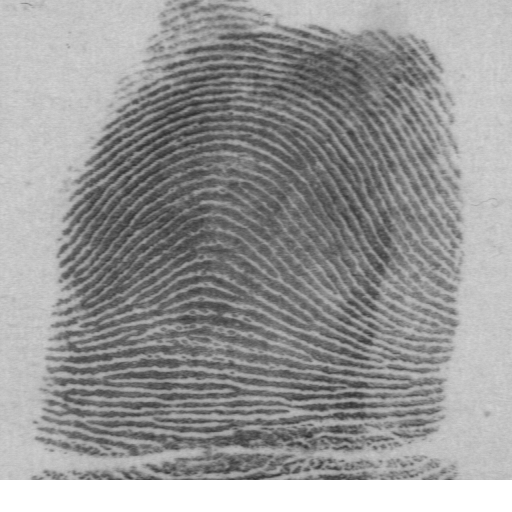
#> input picture NISTSpecialDatabase4GrayScaleImagesofFIGS/sd04/png_txt/full-data/f0099_02.png, 512 x 512 px
$ python -i KNN.py   (imports and definitions only)
#> lines starting #> are read from the running program, lines starting #| are printed output that depends on the picture; after the words box and inside, x2 and y2 are one past the last pixel; in counts of white or black regions, pixels touching at a corner belong together
import numpy as np
import cv2
import glob

from sklearn.model_selection import train_test_split
from sklearn.neighbors import KNeighborsClassifier
from sklearn.metrics import accuracy_score, classification_report
import matplotlib.pyplot as plt
from tabulate import tabulate
import os
import random

def preprocess_image(image_path):
    img = cv2.imread(image_path, cv2.IMREAD_GRAYSCALE)
#> img is the input picture: shape (512, 512); min 45, max 255, mean 151.8
    equalized = cv2.equalizeHist(img)
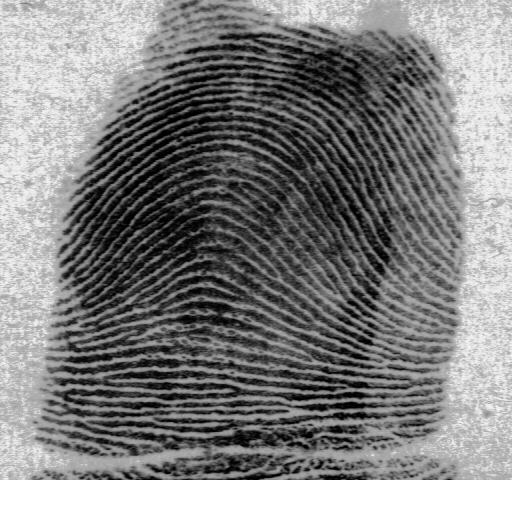
#> equalized: shape (512, 512); min 0, max 255, mean 129.1
    return cv2.adaptiveThreshold(equalized, 255, cv2.ADAPTIVE_THRESH_GAUSSIAN_C, cv2.THRESH_BINARY, 11, 2)
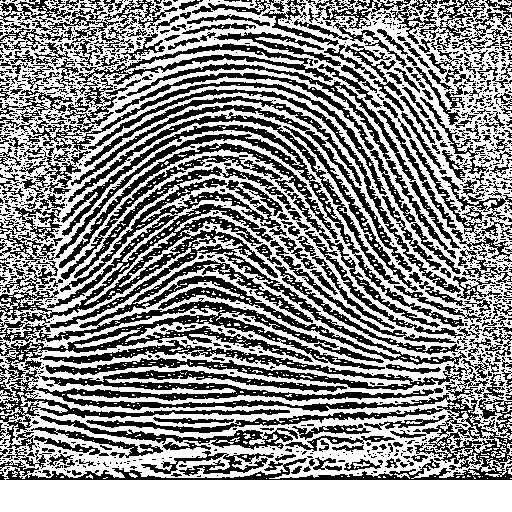
#> returned value: shape (512, 512); 55.1% white; 1233 black regions (928 under 20 px), largest, box (x1, y1, x2, y2) and area: (0, 166, 467, 384) 22569, (0, 359, 512, 480) 15995, (0, 125, 464, 327) 5016

def detect_minutiae(image_path, display=False):
    preprocessed_image = preprocess_image(image_path)
    dst = cv2.cornerHarris(preprocessed_image, blockSize=2, ksize=3, k=0.04)
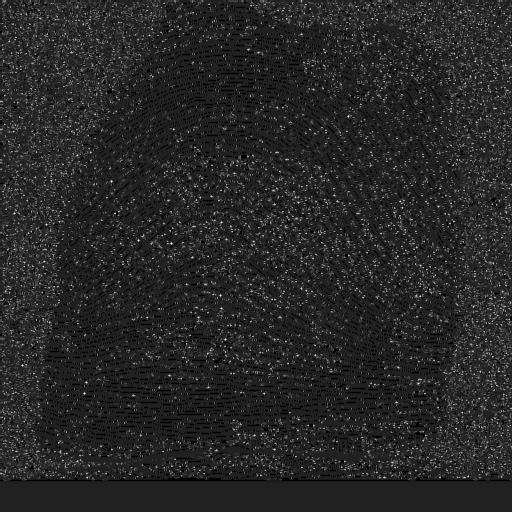
#> dst: shape (512, 512) float32; min -0.04, max 0.266, mean 0.00744; drawn with min black and max white
    dst = cv2.dilate(dst, None)
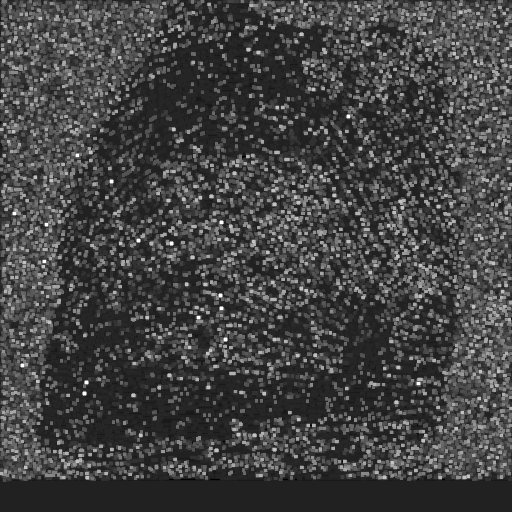
#> dst: shape (512, 512) float32; min -0.04, max 0.266, mean 0.0407; drawn with min black and max white
    ret, dst = cv2.threshold(dst, 0.01 * dst.max(), 255, 0)
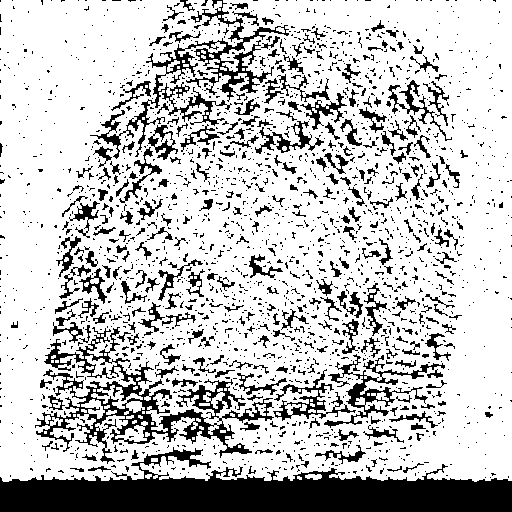
#> dst: shape (512, 512) float32; 77.2% white; 2111 black regions (1802 under 20 px), largest, box (x1, y1, x2, y2) and area: (0, 447, 512, 512) 17835, (35, 327, 274, 464) 6610, (90, 0, 289, 159) 4132
#> ret = 0.00266
    dst = np.uint8(dst)

    criteria = (cv2.TERM_CRITERIA_EPS + cv2.TERM_CRITERIA_MAX_ITER, 100, 0.001)
    keypoints = cv2.goodFeaturesToTrack(dst, maxCorners=150, qualityLevel=0.01, minDistance=10, blockSize=3, useHarrisDetector=True)
#> keypoints = 150 rows, first 8: [55, 226], [489, 407], [48, 71], [396, 298], [405, 273], [287, 94], [307, 225], [239, 446]

    if display:
        display_image = preprocessed_image.copy()
        for keypoint in keypoints:
            x, y = keypoint.ravel()
            cv2.circle(display_image, (x, y), 3, 255, -1)
        plt.imshow(display_image)
        plt.show()

    return keypoints

# [172 lines left out: functions extract_features, train_knn_classifier, evaluate_knn_classifier, compare_fingerprints, main, not called in this run]

# [2 lines not run here, left out]

>>> result = detect_minutiae('NISTSpecialDatabase4GrayScaleImagesofFIGS/sd04/png_txt/full-data/f0099_02.png')
#> result has the same summary as keypoints in detect_minutiae

$ run again, on NISTSpecialDatabase4GrayScaleImagesofFIGS/sd04/png_txt/full-data/f0231_03.png
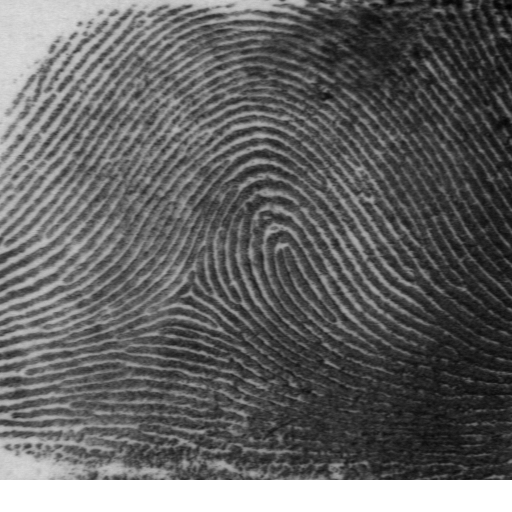
#> input picture NISTSpecialDatabase4GrayScaleImagesofFIGS/sd04/png_txt/full-data/f0231_03.png, 512 x 512 px
#> in preprocess_image, img is the input picture: shape (512, 512); min 1, max 255, mean 99.3
#> in preprocess_image, `return cv2.adaptiveThreshold(equalized, 255, cv2.ADAPTIVE_THRESH_GAUSS..`:
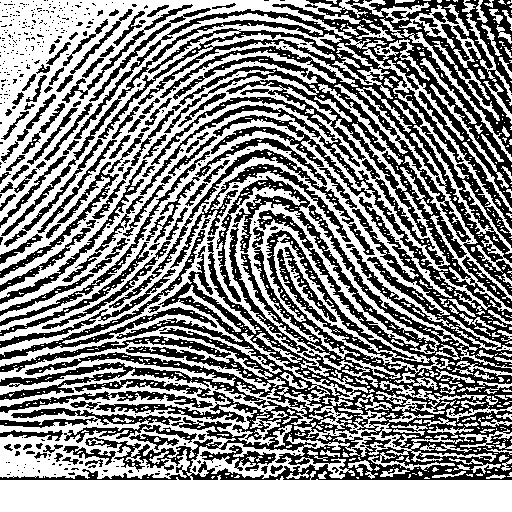
#> returned value: shape (512, 512); 54.2% white; 493 black regions (367 under 20 px), largest, box (x1, y1, x2, y2) and area: (0, 0, 512, 480) 81498, (0, 230, 217, 360) 2036, (109, 149, 375, 308) 1939
#> in detect_minutiae, `ret, dst = cv2.threshold(dst, 0.01 * dst.max(), 255, 0)`:
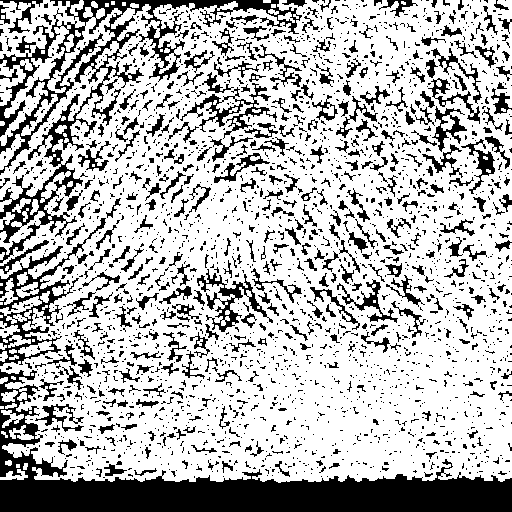
#> dst: shape (512, 512) float32; 72.1% white; 2372 black regions (1937 under 20 px), largest, box (x1, y1, x2, y2) and area: (0, 369, 512, 512) 19129, (0, 0, 302, 263) 10853, (0, 218, 106, 366) 2614
#> ret = 0.00266
#> keypoints = 150 rows, first 8: [474, 161], [86, 230], [196, 87], [146, 336], [7, 88], [13, 11], [30, 412], [32, 374]
#> result has the same summary as keypoints in detect_minutiae

$ run again, on NISTSpecialDatabase4GrayScaleImagesofFIGS/sd04/png_txt/full-data/f0250_10.png
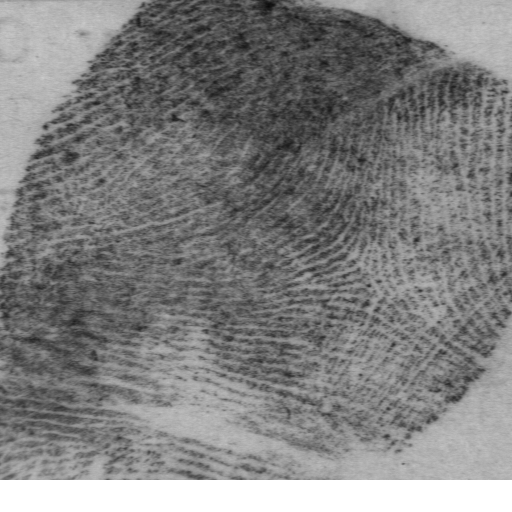
#> input picture NISTSpecialDatabase4GrayScaleImagesofFIGS/sd04/png_txt/full-data/f0250_10.png, 512 x 512 px
#> in preprocess_image, img is the input picture: shape (512, 512); min 10, max 255, mean 127.7
#> in preprocess_image, `return cv2.adaptiveThreshold(equalized, 255, cv2.ADAPTIVE_THRESH_GAUSS..`:
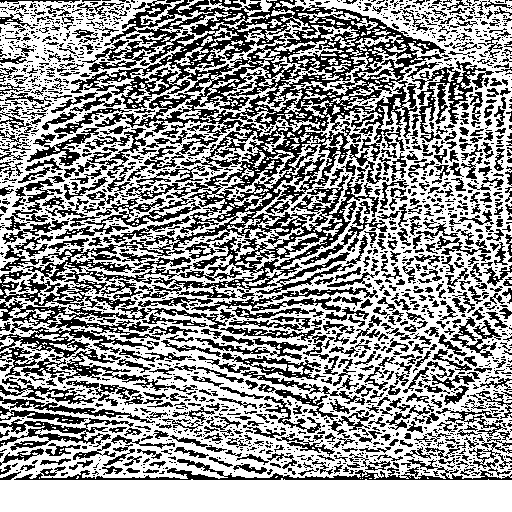
#> returned value: shape (512, 512); 58.5% white; black in thin lines or dots
#> in detect_minutiae, `ret, dst = cv2.threshold(dst, 0.01 * dst.max(), 255, 0)`:
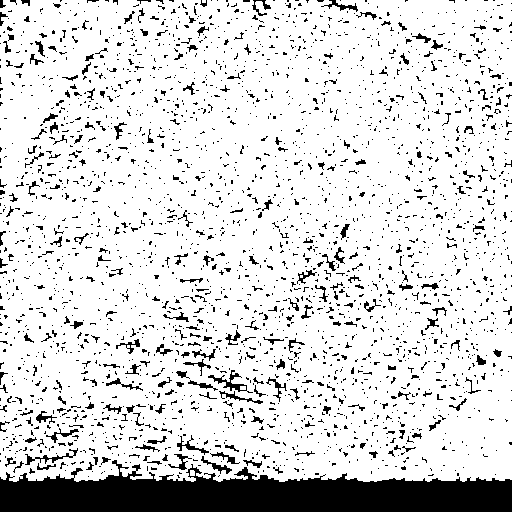
#> dst: shape (512, 512) float32; 85.7% white; 2711 black regions (2471 under 20 px), largest, box (x1, y1, x2, y2) and area: (0, 460, 512, 512) 17145, (208, 370, 253, 393) 240, (25, 448, 78, 465) 187
#> ret = 0.00266
#> keypoints = 150 rows, first 8: [397, 338], [326, 278], [19, 368], [4, 350], [288, 325], [435, 294], [107, 418], [133, 12]
#> result has the same summary as keypoints in detect_minutiae

$ run again, on NISTSpecialDatabase4GrayScaleImagesofFIGS/sd04/png_txt/full-data/f0271_04.png
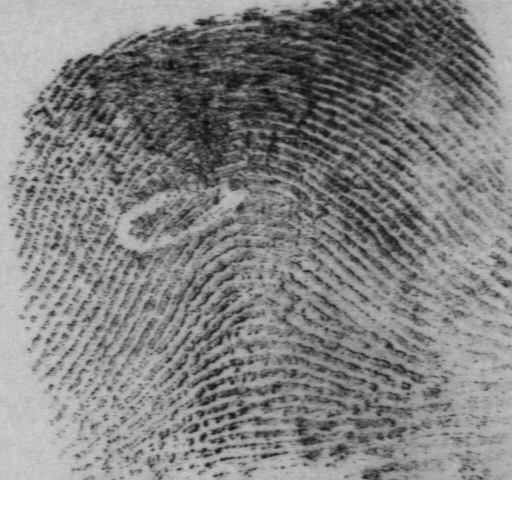
#> input picture NISTSpecialDatabase4GrayScaleImagesofFIGS/sd04/png_txt/full-data/f0271_04.png, 512 x 512 px
#> in preprocess_image, img is the input picture: shape (512, 512); min 11, max 255, mean 136.4
#> in preprocess_image, `return cv2.adaptiveThreshold(equalized, 255, cv2.ADAPTIVE_THRESH_GAUSS..`:
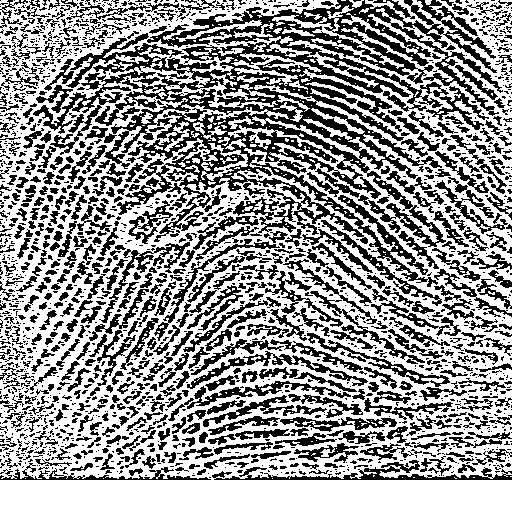
#> returned value: shape (512, 512); 59% white; 1950 black regions (1343 under 20 px), largest, box (x1, y1, x2, y2) and area: (33, 0, 503, 287) 39059, (212, 460, 512, 480) 1607, (187, 351, 368, 389) 1084
#> in detect_minutiae, `ret, dst = cv2.threshold(dst, 0.01 * dst.max(), 255, 0)`:
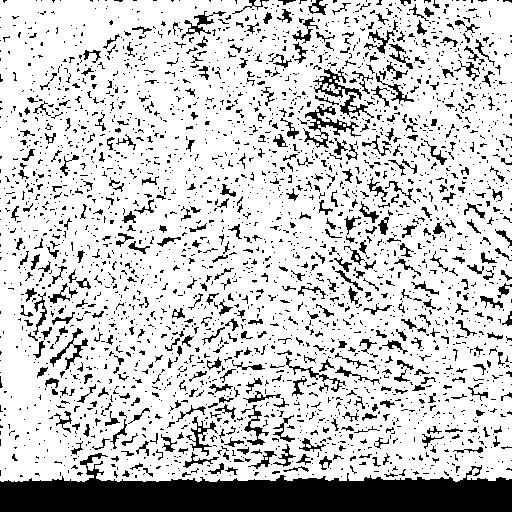
#> dst: shape (512, 512) float32; 80% white; 2927 black regions (2445 under 20 px), largest, box (x1, y1, x2, y2) and area: (0, 453, 512, 512) 16714, (303, 106, 361, 148) 635, (313, 69, 362, 100) 445
#> ret = 0.00266
#> keypoints = 150 rows, first 8: [153, 454], [402, 405], [147, 319], [374, 124], [375, 254], [380, 348], [49, 285], [199, 251]
#> result has the same summary as keypoints in detect_minutiae
